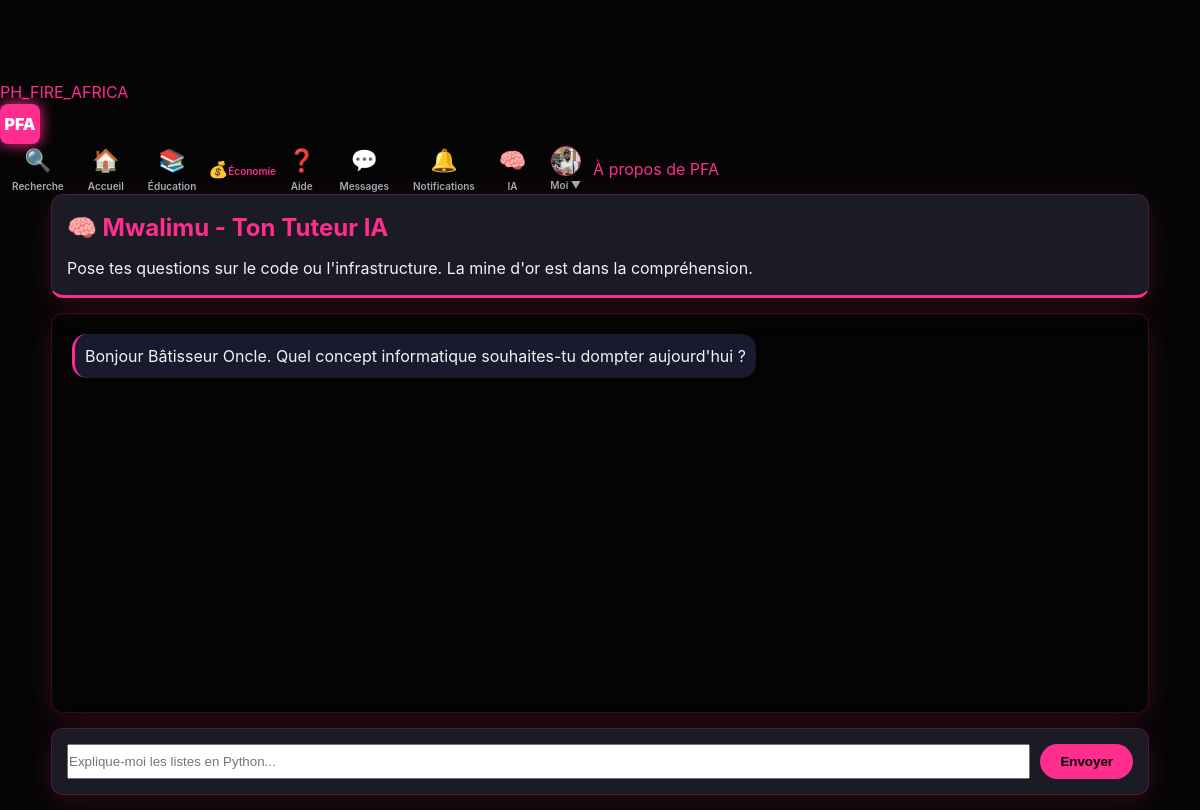
Page /tuteur (signed in) on the committed database.
### tables this page shows
CREATE TABLE users (
  id INTEGER PRIMARY KEY AUTOINCREMENT,
  username TEXT UNIQUE NOT NULL,
  identifier TEXT UNIQUE NOT NULL,
  display_name TEXT NOT NULL,
  bio TEXT DEFAULT '',
  password_hash TEXT NOT NULL,
  created_at TEXT NOT NULL
, profile_pic TEXT DEFAULT 'default_avatar.png', cover_pic TEXT DEFAULT 'default_cover.jpg', role TEXT DEFAULT 'apprenant', language TEXT DEFAULT 'fr', privacy_level TEXT DEFAULT 'public', video_pref TEXT DEFAULT 'data_saver');

### app.py (the view)
    @app.get("/tuteur")
    @login_required
    def tuteur_view():
        return render_template("ia_tuteur.html")

### templates/ia_tuteur.html (shortened to what this page needs)
{% extends "base.html" %}
{% block content %}
<div class="card" style="border-bottom: 3px solid var(--accent);">
    <h2>🧠 Mwalimu - Ton Tuteur IA</h2>
    <p class="muted small">Pose tes questions sur le code ou l'infrastructure. La mine d'or est dans la compréhension.</p>
</div>
<div id="chat-box" class="card" style="height: 400px; overflow-y: auto; background: rgba(0,0,0,0.2); display: flex; flex-direction: column; gap: 10px; padding: 20px;">
    <div class="msg-other" style="align-self: flex-start; background: #1a1a2e; padding: 10px; border-radius: 15px; border-left: 3px solid var(--accent); max-width: 85%;">
        Bonjour Bâtisseur {{ me.display_name }}. Quel concept informatique souhaites-tu dompter aujourd'hui ?
    </div>
</div>
<div class="card" style="margin-top: 10px; display: flex; gap: 10px; flex-direction: row;">
    <input type="text" id="user-input" placeholder="Explique-moi les listes en Python..." style="flex: 1;">
    <button class="btn" onclick="askMwalimu()">Envoyer</button>
</div>
{% endblock %}

### templates/base.html (shortened to what this page needs)
<!DOCTYPE html>
<html lang="fr">
<head>
  <link rel="stylesheet" href="{{ url_for('static', filename='style.css') }}">
</head>
<body>
  {% if me %}
  <div class="nav-left">
     <a href="{{ url_for('feed') }}" class="nav-logo">PH_FIRE_AFRICA</a>
    <a href="{{ url_for('feed') }}" class="logo-pfa">PFA</a>
  </div>
      <nav class="nav-icons-group">
      <a href="{{ url_for('rechercher') }}" class="nav-link-icon" title="Rechercher">
      <span class="icon">🔍</span><span class="nav-text">Recherche</span></a>
      <a href="{{ url_for('feed') }}" class="nav-link-icon" title="Accueil">
      <span class="icon">🏠</span><span class="nav-text">Accueil</span></a>
      <a href="{{ url_for('academie_home') }}" class="nav-link-icon" title="Éducation">
      <span class="icon">📚</span><span class="nav-text">Éducation</span></a>
      <a href="{{ url_for('wallet') }}" class="nav-icon" title="Économie">
      <span class="icon">💰</span><span class="nav-text">Économie</span></a>
        <a href="{{ url_for('guide_utilisation') }}" class="nav-link-icon" title="Guide d'utilisation">
      <span class="icon">❓</span>
      <span class="nav-text">Aide</span>
    </a>
      <a href="{{ url_for('messages') }}" class="nav-link-icon" title="Messages">
    <span class="icon">💬</span>
    <span class="nav-text">Messages</span>
</a>
<a href="{{ url_for('notifications') }}" class="nav-link-icon" title="Notifications">
    <span class="icon">🔔</span>
    <span class="nav-text">Notifications</span>
</a>
      <a href="{{ url_for('tuteur_view') }}" class="nav-link-icon" title="IA Mwalimu">
      <span class="icon">🧠</span><span class="nav-text">IA</span></a>
      <a href="{{ url_for('profile', username=me.username) }}" class="nav-link-icon profile-link">
      <img src="{{ url_for('static', filename='uploads/' ~ me.profile_pic) }}" class="avatar-nav" onerror="this.src='https://ui-avatars.com/api/?name={{ me.display_name }}&background=ff2d8d&color=fff'">
      <span class="nav-text">Moi ▼</span></a>
      <a href="{{ url_for('a_propos') }}" class="muted small">À propos de PFA</a>
    </nav>
  {% endif %}
  <main class="container">
    {% block content %}{% endblock %}
  </main>
</body>
</html>

### static/style.css (style rules this page uses)
:root { --bg: #050505; --panel: #1b1b25; --panel-glass: rgba(27, 27, 37, 0.98); --accent: #ff2d8d; --accent-dark: #e2316c; --text-main: #f3f3f6; --muted: #a7a7b4; --border: rgba(255, 45, 141, 0.2); --radius: 12px; --shadow: 0 8px 30px rgba(255, 45, 141, 0.15); --nav-height: 65px; }
* { box-sizing: border-box; margin: 0; padding: 0; }
html, body { width: 100%; max-width: 100vw; overflow-x: hidden; background-color: var(--bg); color: var(--text-main); font-family: 'Inter', system-ui, sans-serif; line-height: 1.5; }
body { padding-top: calc(var(--nav-height) + 15px); }
a { color: var(--accent); text-decoration: none; transition: 0.3s; }
h1, h2, h3, h4 { color: var(--accent); margin-bottom: 10px; }
img { max-width: 100%; height: auto; display: block; object-fit: cover; }
.logo-pfa { background-color: var(--accent); color: #fff !important; width: 40px; height: 40px; display: flex; align-items: center; justify-content: center; border-radius: 8px; font-weight: 900; font-size: 16px; box-shadow: 0 0 15px var(--accent); }
.nav-icons-group { display: flex; align-items: center; height: 100%; }
.nav-link-icon { display: flex; flex-direction: column; align-items: center; padding: 0 12px; height: 100%; color: var(--muted); text-decoration: none; }
.nav-link-icon .icon { font-size: 22px; }
.nav-text { font-size: 10px; margin-top: 2px; font-weight: 600; }
.container { max-width: 1128px; margin: 0 auto; padding: 0 15px; }
.card { background: var(--panel); border: 1px solid var(--border); border-radius: var(--radius); padding: 15px; margin-bottom: 15px; box-shadow: var(--shadow); }
.avatar-nav, .avatar-chat { width: 30px; height: 30px; border-radius: 50% !important; border: 1.5px solid var(--accent); }
.btn { background: var(--accent); color: #000; padding: 10px 20px; border-radius: 30px; font-weight: 800; border: none; cursor: pointer; }

### rows in the picture
users: profile_pic (picture), display_name "Oncle"
